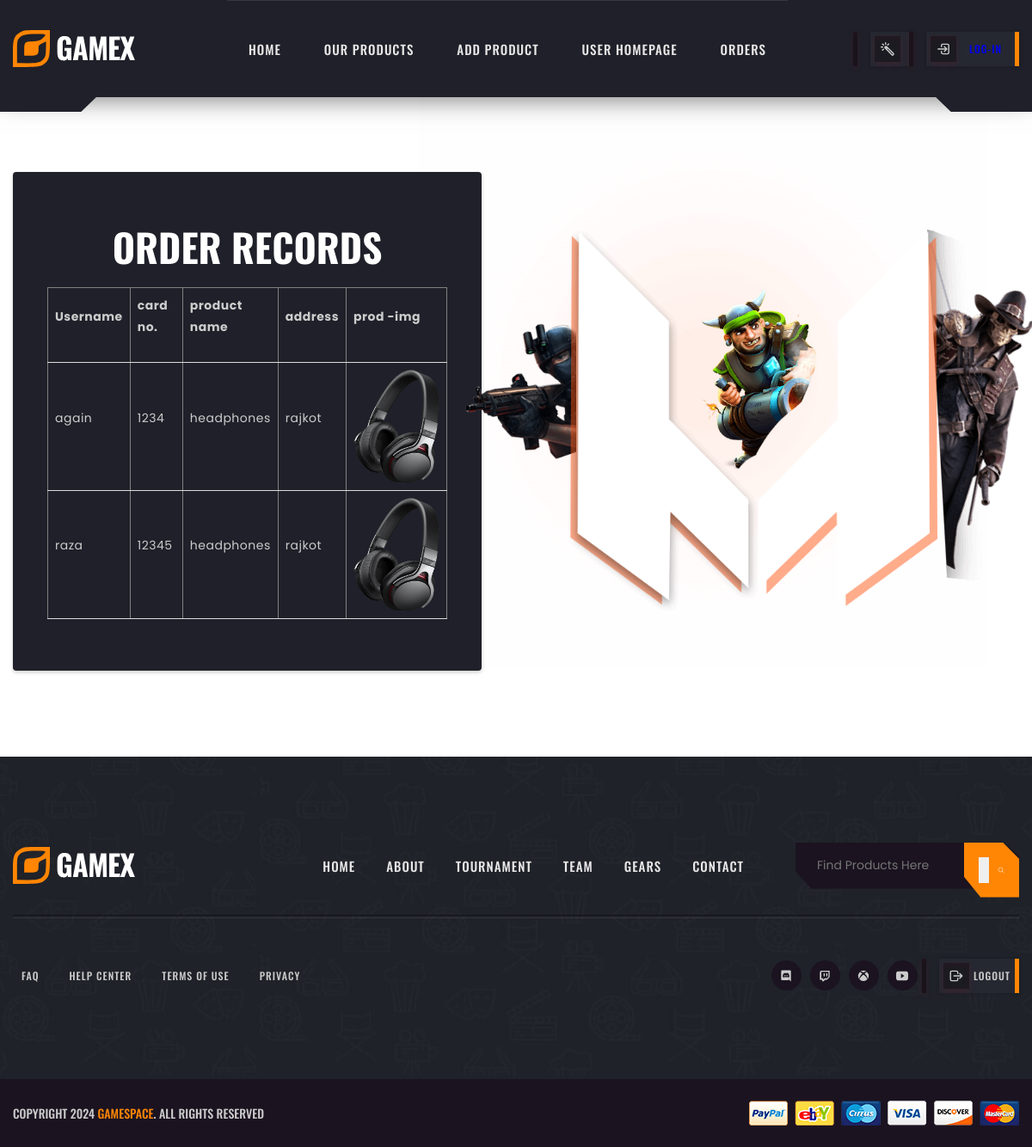
Screenshot of /admin_orders.php with the database file from the repository.
### tables this page shows
CREATE TABLE `orders` (
  `id` int(11) NOT NULL,
  `price` varchar(20) NOT NULL,
  `c_name` varchar(50) NOT NULL,
  `c_number` int(20) NOT NULL,
  `p_name` varchar(50) NOT NULL,
  `address` varchar(100) NOT NULL,
  `img` varchar(60) NOT NULL
);

### admin_orders.php (the view, shortened to what this page needs)
<?php
include ('connection.php');
$query = "SELECT * FROM orders";
$data = mysqli_query($conn, $query);
?>
<head>
    <link rel="stylesheet" href="./assets/css/style.css">
</head>
<body>
  <header class="header">
<div class="container">
  <a href="#" class="logo">
    <img src="./assets/images/logo.svg" alt="GameX logo">
  </a>
  <nav class="navbar" data-nav>
    <ul class="navbar-list">
      <li>
        <a href="admin.php" class="navbar-link">Home</a>
      </li>
      <li>
        <a href="products.php" class="navbar-link">Our Products</a>
      </li>
      <li>
        <a href="add_product.php" class="navbar-link">Add product</a>
      </li>
      <li>
        <a href="index.php" class="navbar-link">User HomePage</a>
      </li>
      <li>
        <a href="admin_orders.php" class="navbar-link">Orders</a>
      </li>
    </ul>
  </nav>
  <div class="header-actions">
    <button class="btn-sign_in">
    <div class="icon-box">
        <ion-icon name="color-wand-outline"></ion-icon>
      </div>
    </button>
    <button class="btn-sign_in">
      <div class="icon-box">
        <ion-icon name="log-in-outline"></ion-icon>
      </div>
      <span><?php
      if (isset($_SESSION['username'])) {
        echo "WELCOME " . $_SESSION['username'];
      } else {
        echo '<a href="login.php">Log-in</a>';
      }
      ?></span>
    </button>
  </div>
</div>
</header>
<?php
$total = mysqli_num_rows($data);
if ($total != 0) {
    ?>
<section class="about" id="about">
<div class="container">
<figure class="about-banner">
  <img src="./assets/images/about-img.png" alt="M shape" class="about-img">
  <img src="./assets/images/character-1.png" alt="Game character" class="character character-1">
  <img src="./assets/images/character-3.png" alt="Game character" class="character character-3">
</figure>
    <div class=about-content>
     <h2 align="center" class="about-title">Order records</h2>
     <table align="center" border="1" cellspacing="7" width="100%">
        <tr>
            <th width="8%"><p class="about-text">Username</p></th>
            <th width="25%"><p class="about-text">card no.</p></th>
            <th width="10%"><p class="about-text">product name</p></th>
            <th><p class="about-text">address</p></th>
            <th><p class="about-text">prod -img</p></th>
        </tr>
        <?php
        while ($result = mysqli_fetch_assoc($data)) {
            ?>
            <tr>
                <td><p class="about-text"><?php echo $result['c_name']; ?></p></td>
                <td><p class="about-text"><?php echo $result['c_number']; ?></p></td>
                <td><p class="about-text"><?php echo $result['p_name']; ?></p></td>
                <td><p class="about-text"><?php echo $result['address']; ?></p></td>
                <td><img src="<?php echo $result['img']; ?>" alt="Product Image" width="100"></td>
            </tr>
            <?php
        }
        ?>
    </table>
    </div>
</section>
</body>
    <?php
} else {
    echo "No records found";
}
?>
<?php
include_once('footer.php');
?>

### admin_orders.php (style rules this page uses)
table { border-collapse: collapse; width: 100%; }
th, td { padding: 8px; text-align: left; border-bottom: 1px solid #ddd; }

### rows the page displays
orders: c_name "again", c_number "1234", p_name "headphones", address "rajkot", img (picture)
orders: c_name "raza", c_number "12345", p_name "headphones", address "rajkot", img (picture)
